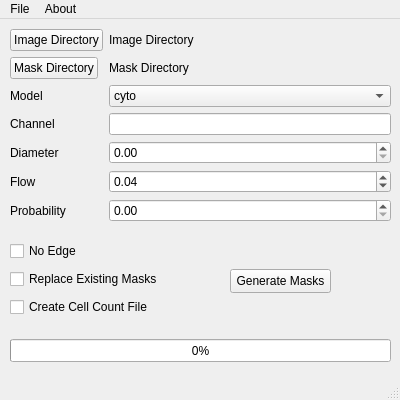
<?xml version="1.0" encoding="UTF-8"?>
<ui version="4.0">
 <class>GenerateMasks</class>
 <widget class="QMainWindow" name="GenerateMasks">
  <property name="geometry">
   <rect>
    <x>0</x>
    <y>0</y>
    <width>400</width>
    <height>400</height>
   </rect>
  </property>
  <property name="windowTitle">
   <string>MainWindow</string>
  </property>
  <widget class="QWidget" name="centralwidget">
   <widget class="QWidget" name="formLayoutWidget">
    <property name="geometry">
     <rect>
      <x>10</x>
      <y>10</y>
      <width>381</width>
      <height>196</height>
     </rect>
    </property>
    <layout class="QFormLayout" name="formLayout">
     <item row="0" column="0">
      <widget class="QPushButton" name="imgBtn">
       <property name="text">
        <string>Image Directory</string>
       </property>
      </widget>
     </item>
     <item row="0" column="1">
      <widget class="QLabel" name="imgLabel">
       <property name="text">
        <string>Image Directory</string>
       </property>
      </widget>
     </item>
     <item row="1" column="0">
      <widget class="QPushButton" name="maskBtn">
       <property name="text">
        <string>Mask Directory</string>
       </property>
      </widget>
     </item>
     <item row="1" column="1">
      <widget class="QLabel" name="maskLabel">
       <property name="text">
        <string>Mask Directory</string>
       </property>
      </widget>
     </item>
     <item row="2" column="1">
      <widget class="QComboBox" name="modBox">
       <item>
        <property name="text">
         <string>cyto</string>
        </property>
       </item>
       <item>
        <property name="text">
         <string>nuclei</string>
        </property>
       </item>
       <item>
        <property name="text">
         <string>tissuenet</string>
        </property>
       </item>
       <item>
        <property name="text">
         <string>livecell</string>
        </property>
       </item>
       <item>
        <property name="text">
         <string>cyto2</string>
        </property>
       </item>
       <item>
        <property name="text">
         <string>general</string>
        </property>
       </item>
       <item>
        <property name="text">
         <string>CP</string>
        </property>
       </item>
       <item>
        <property name="text">
         <string>CPx</string>
        </property>
       </item>
       <item>
        <property name="text">
         <string>TN1</string>
        </property>
       </item>
       <item>
        <property name="text">
         <string>TN2</string>
        </property>
       </item>
       <item>
        <property name="text">
         <string>TN3</string>
        </property>
       </item>
       <item>
        <property name="text">
         <string>LC1</string>
        </property>
       </item>
       <item>
        <property name="text">
         <string>LC2</string>
        </property>
       </item>
       <item>
        <property name="text">
         <string>LC3</string>
        </property>
       </item>
       <item>
        <property name="text">
         <string>LC4</string>
        </property>
       </item>
      </widget>
     </item>
     <item row="4" column="0">
      <widget class="QLabel" name="diaLabel">
       <property name="text">
        <string>Diameter</string>
       </property>
      </widget>
     </item>
     <item row="4" column="1">
      <widget class="QDoubleSpinBox" name="diamSpin"/>
     </item>
     <item row="5" column="0">
      <widget class="QLabel" name="flowLabel">
       <property name="text">
        <string>Flow</string>
       </property>
      </widget>
     </item>
     <item row="6" column="0">
      <widget class="QLabel" name="probLabel">
       <property name="text">
        <string>Probability</string>
       </property>
      </widget>
     </item>
     <item row="5" column="1">
      <widget class="QDoubleSpinBox" name="flowSpin">
       <property name="singleStep">
        <double>0.010000000000000</double>
       </property>
       <property name="value">
        <double>0.040000000000000</double>
       </property>
      </widget>
     </item>
     <item row="6" column="1">
      <widget class="QDoubleSpinBox" name="probSpin"/>
     </item>
     <item row="2" column="0">
      <widget class="QLabel" name="modLabel">
       <property name="text">
        <string>Model</string>
       </property>
      </widget>
     </item>
     <item row="3" column="0">
      <widget class="QLabel" name="chanLabel">
       <property name="text">
        <string>Channel</string>
       </property>
      </widget>
     </item>
     <item row="3" column="1">
      <widget class="QLineEdit" name="chanLine"/>
     </item>
    </layout>
   </widget>
   <widget class="QWidget" name="verticalLayoutWidget">
    <property name="geometry">
     <rect>
      <x>10</x>
      <y>220</y>
      <width>171</width>
      <height>80</height>
     </rect>
    </property>
    <layout class="QVBoxLayout" name="verticalLayout">
     <item>
      <widget class="QCheckBox" name="edgeCheck">
       <property name="toolTip">
        <string>&lt;html&gt;&lt;head/&gt;&lt;body&gt;&lt;p&gt;Ignore cells on the edge of the image&lt;/p&gt;&lt;/body&gt;&lt;/html&gt;</string>
       </property>
       <property name="text">
        <string>No Edge</string>
       </property>
      </widget>
     </item>
     <item>
      <widget class="QCheckBox" name="replace">
       <property name="toolTip">
        <string>&lt;html&gt;&lt;head/&gt;&lt;body&gt;&lt;p&gt;Check to replace exsiting masks&lt;/p&gt;&lt;/body&gt;&lt;/html&gt;</string>
       </property>
       <property name="text">
        <string>Replace Existing Masks</string>
       </property>
      </widget>
     </item>
     <item>
      <widget class="QCheckBox" name="countBox">
       <property name="toolTip">
        <string>&lt;html&gt;&lt;head/&gt;&lt;body&gt;&lt;p&gt;Add count.csv to masks folder&lt;/p&gt;&lt;/body&gt;&lt;/html&gt;</string>
       </property>
       <property name="text">
        <string>Create Cell Count File</string>
       </property>
      </widget>
     </item>
    </layout>
   </widget>
   <widget class="QProgressBar" name="progressBar">
    <property name="geometry">
     <rect>
      <x>10</x>
      <y>320</y>
      <width>381</width>
      <height>23</height>
     </rect>
    </property>
    <property name="value">
     <number>0</number>
    </property>
   </widget>
   <widget class="QPushButton" name="genMaskBtn">
    <property name="geometry">
     <rect>
      <x>230</x>
      <y>250</y>
      <width>101</width>
      <height>24</height>
     </rect>
    </property>
    <property name="text">
     <string>Generate Masks</string>
    </property>
   </widget>
  </widget>
  <widget class="QMenuBar" name="menubar">
   <property name="geometry">
    <rect>
     <x>0</x>
     <y>0</y>
     <width>400</width>
     <height>22</height>
    </rect>
   </property>
   <widget class="QMenu" name="menuFile">
    <property name="title">
     <string>File</string>
    </property>
    <addaction name="actionSave"/>
    <addaction name="actionLoad"/>
    <addaction name="actionQuit"/>
   </widget>
   <widget class="QMenu" name="menuAbout">
    <property name="title">
     <string>About</string>
    </property>
   </widget>
   <addaction name="menuFile"/>
   <addaction name="menuAbout"/>
  </widget>
  <widget class="QStatusBar" name="statusbar"/>
  <action name="actionSave">
   <property name="text">
    <string>Save</string>
   </property>
  </action>
  <action name="actionLoad">
   <property name="text">
    <string>Load</string>
   </property>
  </action>
  <action name="actionQuit">
   <property name="text">
    <string>Quit</string>
   </property>
  </action>
 </widget>
 <resources/>
 <connections/>
</ui>
